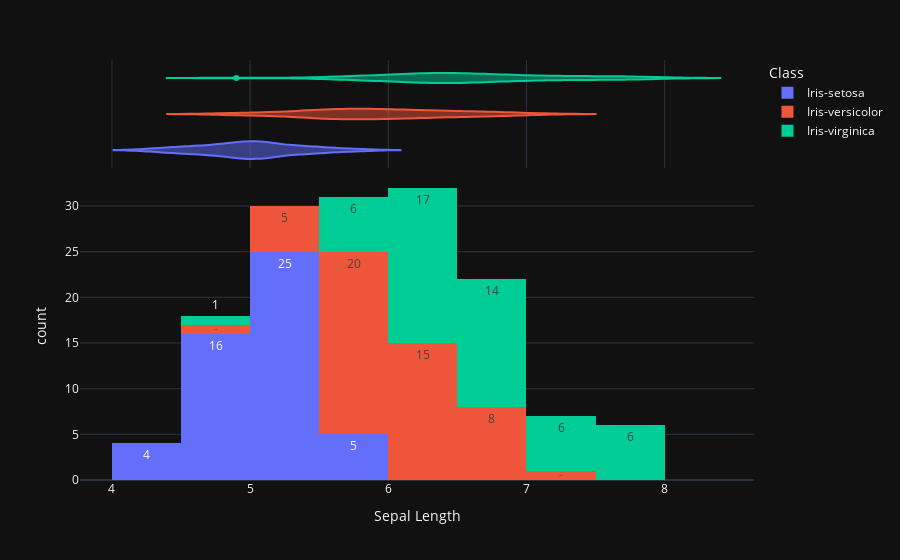

Notebook source saved alongside this figure:
### Code cell
sepalLengthHistogram = \
    px.histogram (
        data_frame = dataset,
        x          = columnNames[0],
        color      = columnNames[-1],
        marginal   = "violin",
        text_auto  = True
    )
sepalLengthHistogram.show()

### Figure 1 — Plotly figure (JSON) as saved in the notebook; plotly's stock layout.template omitted (floating-point values rounded to 4 significant figures)
{"data": [{"alignmentgroup": "True", "bingroup": "x", "hovertemplate": "Class=Iris-setosa<br>Sepal Length=%{x}<br>count=%{y}<extra></extra>", "legendgroup": "Iris-setosa", "marker": {"color": "#636efa", "pattern": {"shape": ""}}, "name": "Iris-setosa", "offsetgroup": "Iris-setosa", "orientation": "v", "showlegend": true, "texttemplate": "%{value}", "type": "histogram", "x": [5.1, 4.9, 4.7, 4.6, 5, 5.4, 4.6, 5, 4.4, 4.9, 5.4, 4.8, 4.8, 4.3, 5.8, 5.7, 5.4, 5.1, 5.7, 5.1, 5.4, 5.1, 4.6, 5.1, 4.8, 5, 5, 5.2, 5.2, 4.7, 4.8, 5.4, 5.2, 5.5, 4.9, 5, 5.5, 4.9, 4.4, 5.1, 5, 4.5, 4.4, 5, 5.1, 4.8, 5.1, 4.6, 5.3, 5], "xaxis": "x", "yaxis": "y"}, {"alignmentgroup": "True", "hovertemplate": "Class=Iris-setosa<br>Sepal Length=%{x}<extra></extra>", "legendgroup": "Iris-setosa", "marker": {"color": "#636efa"}, "name": "Iris-setosa", "offsetgroup": "Iris-setosa", "scalegroup": "x", "showlegend": false, "type": "violin", "x": [5.1, 4.9, 4.7, 4.6, 5, 5.4, 4.6, 5, 4.4, 4.9, 5.4, 4.8, 4.8, 4.3, 5.8, 5.7, 5.4, 5.1, 5.7, 5.1, 5.4, 5.1, 4.6, 5.1, 4.8, 5, 5, 5.2, 5.2, 4.7, 4.8, 5.4, 5.2, 5.5, 4.9, 5, 5.5, 4.9, 4.4, 5.1, 5, 4.5, 4.4, 5, 5.1, 4.8, 5.1, 4.6, 5.3, 5], "xaxis": "x2", "yaxis": "y2"}, {"alignmentgroup": "True", "bingroup": "x", "hovertemplate": "Class=Iris-versicolor<br>Sepal Length=%{x}<br>count=%{y}<extra></extra>", "legendgroup": "Iris-versicolor", "marker": {"color": "#EF553B", "pattern": {"shape": ""}}, "name": "Iris-versicolor", "offsetgroup": "Iris-versicolor", "orientation": "v", "showlegend": true, "texttemplate": "%{value}", "type": "histogram", "x": [7, 6.4, 6.9, 5.5, 6.5, 5.7, 6.3, 4.9, 6.6, 5.2, 5, 5.9, 6, 6.1, 5.6, 6.7, 5.6, 5.8, 6.2, 5.6, 5.9, 6.1, 6.3, 6.1, 6.4, 6.6, 6.8, 6.7, 6, 5.7, 5.5, 5.5, 5.8, 6, 5.4, 6, 6.7, 6.3, 5.6, 5.5, 5.5, 6.1, 5.8, 5, 5.6, 5.7, 5.7, 6.2, 5.1, 5.7], "xaxis": "x", "yaxis": "y"}, {"alignmentgroup": "True", "hovertemplate": "Class=Iris-versicolor<br>Sepal Length=%{x}<extra></extra>", "legendgroup": "Iris-versicolor", "marker": {"color": "#EF553B"}, "name": "Iris-versicolor", "offsetgroup": "Iris-versicolor", "scalegroup": "x", "showlegend": false, "type": "violin", "x": [7, 6.4, 6.9, 5.5, 6.5, 5.7, 6.3, 4.9, 6.6, 5.2, 5, 5.9, 6, 6.1, 5.6, 6.7, 5.6, 5.8, 6.2, 5.6, 5.9, 6.1, 6.3, 6.1, 6.4, 6.6, 6.8, 6.7, 6, 5.7, 5.5, 5.5, 5.8, 6, 5.4, 6, 6.7, 6.3, 5.6, 5.5, 5.5, 6.1, 5.8, 5, 5.6, 5.7, 5.7, 6.2, 5.1, 5.7], "xaxis": "x2", "yaxis": "y2"}, {"alignmentgroup": "True", "bingroup": "x", "hovertemplate": "Class=Iris-virginica<br>Sepal Length=%{x}<br>count=%{y}<extra></extra>", "legendgroup": "Iris-virginica", "marker": {"color": "#00cc96", "pattern": {"shape": ""}}, "name": "Iris-virginica", "offsetgroup": "Iris-virginica", "orientation": "v", "showlegend": true, "texttemplate": "%{value}", "type": "histogram", "x": [6.3, 5.8, 7.1, 6.3, 6.5, 7.6, 4.9, 7.3, 6.7, 7.2, 6.5, 6.4, 6.8, 5.7, 5.8, 6.4, 6.5, 7.7, 7.7, 6, 6.9, 5.6, 7.7, 6.3, 6.7, 7.2, 6.2, 6.1, 6.4, 7.2, 7.4, 7.9, 6.4, 6.3, 6.1, 7.7, 6.3, 6.4, 6, 6.9, 6.7, 6.9, 5.8, 6.8, 6.7, 6.7, 6.3, 6.5, 6.2, 5.9], "xaxis": "x", "yaxis": "y"}, {"alignmentgroup": "True", "hovertemplate": "Class=Iris-virginica<br>Sepal Length=%{x}<extra></extra>", "legendgroup": "Iris-virginica", "marker": {"color": "#00cc96"}, "name": "Iris-virginica", "offsetgroup": "Iris-virginica", "scalegroup": "x", "showlegend": false, "type": "violin", "x": [6.3, 5.8, 7.1, 6.3, 6.5, 7.6, 4.9, 7.3, 6.7, 7.2, 6.5, 6.4, 6.8, 5.7, 5.8, 6.4, 6.5, 7.7, 7.7, 6, 6.9, 5.6, 7.7, 6.3, 6.7, 7.2, 6.2, 6.1, 6.4, 7.2, 7.4, 7.9, 6.4, 6.3, 6.1, 7.7, 6.3, 6.4, 6, 6.9, 6.7, 6.9, 5.8, 6.8, 6.7, 6.7, 6.3, 6.5, 6.2, 5.9], "xaxis": "x2", "yaxis": "y2"}], "layout": {"barmode": "relative", "legend": {"title": {"text": "Class"}, "tracegroupgap": 0}, "margin": {"t": 60}, "xaxis": {"anchor": "y", "domain": [0, 1], "title": {"text": "Sepal Length"}}, "xaxis2": {"anchor": "y2", "domain": [0, 1], "matches": "x", "showgrid": true, "showticklabels": false}, "yaxis": {"anchor": "x", "domain": [0, 0.7326], "title": {"text": "count"}}, "yaxis2": {"anchor": "x2", "domain": [0.7426, 1], "matches": "y2", "showgrid": false, "showline": false, "showticklabels": false, "ticks": ""}}}
